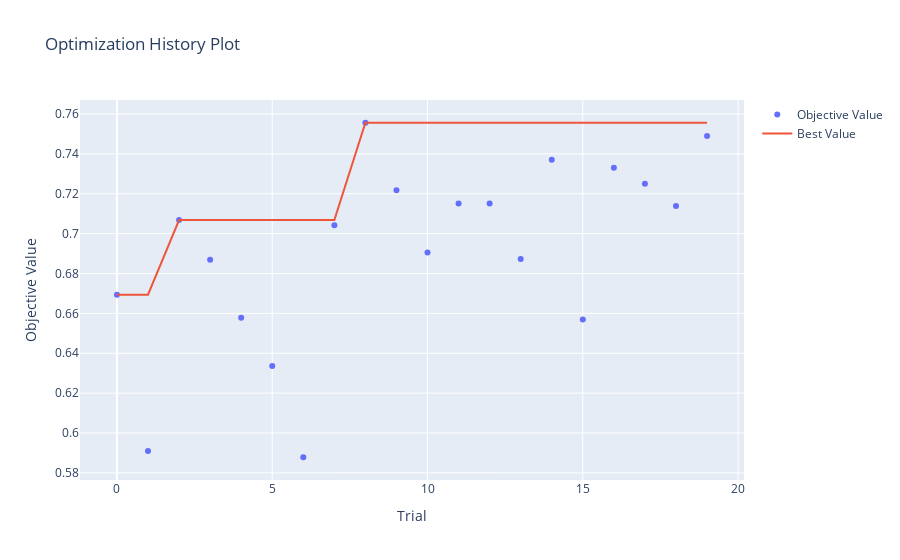

Notebook code cell kept with this figure:
### Code cell
#Visualizamos los resultados
from optuna.visualization import plot_optimization_history, plot_slice
plot_optimization_history(dtree_study)

### Figure 1 — Plotly figure (JSON) as saved in the notebook; plotly's stock layout.template omitted (floating-point values rounded to 4 significant figures)
{"data": [{"mode": "markers", "name": "Objective Value", "type": "scatter", "x": [0, 1, 2, 3, 4, 5, 6, 7, 8, 9, 10, 11, 12, 13, 14, 15, 16, 17, 18, 19], "y": [0.6694, 0.591, 0.7068, 0.6869, 0.6578, 0.6336, 0.5878, 0.7042, 0.7556, 0.7218, 0.6905, 0.7151, 0.7151, 0.6872, 0.737, 0.6569, 0.733, 0.7251, 0.7138, 0.7489]}, {"name": "Best Value", "type": "scatter", "x": [0, 1, 2, 3, 4, 5, 6, 7, 8, 9, 10, 11, 12, 13, 14, 15, 16, 17, 18, 19], "y": [0.6694, 0.6694, 0.7068, 0.7068, 0.7068, 0.7068, 0.7068, 0.7068, 0.7556, 0.7556, 0.7556, 0.7556, 0.7556, 0.7556, 0.7556, 0.7556, 0.7556, 0.7556, 0.7556, 0.7556]}], "layout": {"title": {"text": "Optimization History Plot"}, "xaxis": {"title": {"text": "Trial"}}, "yaxis": {"title": {"text": "Objective Value"}}}}
